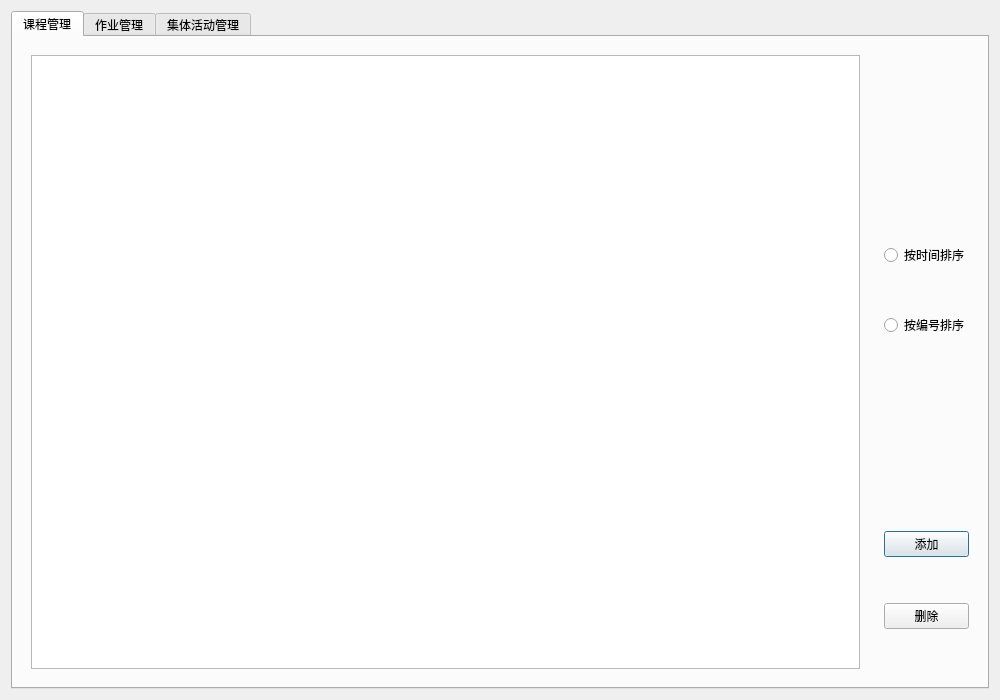
<?xml version="1.0" encoding="UTF-8"?>
<ui version="4.0">
 <class>managerchange</class>
 <widget class="QDialog" name="managerchange">
  <property name="geometry">
   <rect>
    <x>0</x>
    <y>0</y>
    <width>1000</width>
    <height>700</height>
   </rect>
  </property>
  <property name="minimumSize">
   <size>
    <width>0</width>
    <height>0</height>
   </size>
  </property>
  <property name="maximumSize">
   <size>
    <width>2000</width>
    <height>2000</height>
   </size>
  </property>
  <property name="windowTitle">
   <string> 主页</string>
  </property>
  <layout class="QVBoxLayout" name="verticalLayout_5">
   <item>
    <widget class="QTabWidget" name="tabWidget">
     <property name="currentIndex">
      <number>0</number>
     </property>
     <widget class="QWidget" name="tab">
      <attribute name="title">
       <string>课程管理</string>
      </attribute>
      <layout class="QHBoxLayout" name="horizontalLayout_2">
       <item>
        <widget class="QWidget" name="widget" native="true">
         <layout class="QHBoxLayout" name="horizontalLayout">
          <item>
           <widget class="QTableWidget" name="course_tableWidget"/>
          </item>
         </layout>
        </widget>
       </item>
       <item>
        <widget class="QWidget" name="widget_2" native="true">
         <layout class="QVBoxLayout" name="verticalLayout_2">
          <item>
           <spacer name="verticalSpacer">
            <property name="orientation">
             <enum>Qt::Vertical</enum>
            </property>
            <property name="sizeHint" stdset="0">
             <size>
              <width>20</width>
              <height>40</height>
             </size>
            </property>
           </spacer>
          </item>
          <item>
           <widget class="QRadioButton" name="thetime">
            <property name="text">
             <string>按时间排序</string>
            </property>
           </widget>
          </item>
          <item>
           <spacer name="verticalSpacer_5">
            <property name="orientation">
             <enum>Qt::Vertical</enum>
            </property>
            <property name="sizeType">
             <enum>QSizePolicy::Fixed</enum>
            </property>
            <property name="sizeHint" stdset="0">
             <size>
              <width>20</width>
              <height>40</height>
             </size>
            </property>
           </spacer>
          </item>
          <item>
           <widget class="QRadioButton" name="thenum">
            <property name="text">
             <string>按编号排序</string>
            </property>
           </widget>
          </item>
          <item>
           <spacer name="verticalSpacer_4">
            <property name="orientation">
             <enum>Qt::Vertical</enum>
            </property>
            <property name="sizeHint" stdset="0">
             <size>
              <width>20</width>
              <height>40</height>
             </size>
            </property>
           </spacer>
          </item>
          <item>
           <widget class="QPushButton" name="plus">
            <property name="text">
             <string>添加</string>
            </property>
           </widget>
          </item>
          <item>
           <spacer name="verticalSpacer_3">
            <property name="orientation">
             <enum>Qt::Vertical</enum>
            </property>
            <property name="sizeType">
             <enum>QSizePolicy::Fixed</enum>
            </property>
            <property name="sizeHint" stdset="0">
             <size>
              <width>20</width>
              <height>40</height>
             </size>
            </property>
           </spacer>
          </item>
          <item>
           <widget class="QPushButton" name="delete_2">
            <property name="text">
             <string>删除</string>
            </property>
           </widget>
          </item>
          <item>
           <spacer name="verticalSpacer_2">
            <property name="orientation">
             <enum>Qt::Vertical</enum>
            </property>
            <property name="sizeType">
             <enum>QSizePolicy::Fixed</enum>
            </property>
            <property name="sizeHint" stdset="0">
             <size>
              <width>20</width>
              <height>40</height>
             </size>
            </property>
           </spacer>
          </item>
         </layout>
        </widget>
       </item>
      </layout>
     </widget>
     <widget class="QWidget" name="tab_2">
      <attribute name="title">
       <string>作业管理</string>
      </attribute>
      <layout class="QHBoxLayout" name="horizontalLayout_4">
       <item>
        <widget class="QWidget" name="widget_3" native="true">
         <layout class="QHBoxLayout" name="horizontalLayout_3">
          <item>
           <widget class="QTableWidget" name="homeWidget"/>
          </item>
          <item>
           <widget class="QWidget" name="widget_4" native="true">
            <layout class="QVBoxLayout" name="verticalLayout">
             <item>
              <spacer name="verticalSpacer_6">
               <property name="orientation">
                <enum>Qt::Vertical</enum>
               </property>
               <property name="sizeType">
                <enum>QSizePolicy::Fixed</enum>
               </property>
               <property name="sizeHint" stdset="0">
                <size>
                 <width>20</width>
                 <height>20</height>
                </size>
               </property>
              </spacer>
             </item>
             <item>
              <widget class="QPushButton" name="sortButton">
               <property name="text">
                <string>按课程编号排序</string>
               </property>
              </widget>
             </item>
             <item>
              <spacer name="verticalSpacer_8">
               <property name="orientation">
                <enum>Qt::Vertical</enum>
               </property>
               <property name="sizeHint" stdset="0">
                <size>
                 <width>20</width>
                 <height>40</height>
                </size>
               </property>
              </spacer>
             </item>
             <item>
              <widget class="QPushButton" name="plushome">
               <property name="text">
                <string>添加</string>
               </property>
              </widget>
             </item>
             <item>
              <spacer name="verticalSpacer_9">
               <property name="orientation">
                <enum>Qt::Vertical</enum>
               </property>
               <property name="sizeType">
                <enum>QSizePolicy::Fixed</enum>
               </property>
               <property name="sizeHint" stdset="0">
                <size>
                 <width>20</width>
                 <height>40</height>
                </size>
               </property>
              </spacer>
             </item>
             <item>
              <widget class="QPushButton" name="deletehome">
               <property name="text">
                <string>删除</string>
               </property>
              </widget>
             </item>
             <item>
              <spacer name="verticalSpacer_7">
               <property name="orientation">
                <enum>Qt::Vertical</enum>
               </property>
               <property name="sizeType">
                <enum>QSizePolicy::Fixed</enum>
               </property>
               <property name="sizeHint" stdset="0">
                <size>
                 <width>20</width>
                 <height>40</height>
                </size>
               </property>
              </spacer>
             </item>
            </layout>
           </widget>
          </item>
         </layout>
        </widget>
       </item>
      </layout>
     </widget>
     <widget class="QWidget" name="tab_3">
      <attribute name="title">
       <string>集体活动管理</string>
      </attribute>
      <layout class="QHBoxLayout" name="horizontalLayout_6">
       <item>
        <widget class="QWidget" name="widget_5" native="true">
         <layout class="QVBoxLayout" name="verticalLayout_3">
          <item>
           <widget class="QTableWidget" name="groupWidget"/>
          </item>
         </layout>
        </widget>
       </item>
       <item>
        <widget class="QWidget" name="widget_6" native="true">
         <layout class="QVBoxLayout" name="verticalLayout_4">
          <item>
           <spacer name="verticalSpacer_10">
            <property name="orientation">
             <enum>Qt::Vertical</enum>
            </property>
            <property name="sizeHint" stdset="0">
             <size>
              <width>20</width>
              <height>40</height>
             </size>
            </property>
           </spacer>
          </item>
          <item>
           <widget class="QPushButton" name="deleteact">
            <property name="text">
             <string>删除</string>
            </property>
           </widget>
          </item>
          <item>
           <spacer name="verticalSpacer_12">
            <property name="orientation">
             <enum>Qt::Vertical</enum>
            </property>
            <property name="sizeType">
             <enum>QSizePolicy::Fixed</enum>
            </property>
            <property name="sizeHint" stdset="0">
             <size>
              <width>20</width>
              <height>40</height>
             </size>
            </property>
           </spacer>
          </item>
          <item>
           <widget class="QPushButton" name="plusact">
            <property name="text">
             <string>添加</string>
            </property>
           </widget>
          </item>
          <item>
           <spacer name="verticalSpacer_11">
            <property name="orientation">
             <enum>Qt::Vertical</enum>
            </property>
            <property name="sizeType">
             <enum>QSizePolicy::Fixed</enum>
            </property>
            <property name="sizeHint" stdset="0">
             <size>
              <width>20</width>
              <height>40</height>
             </size>
            </property>
           </spacer>
          </item>
         </layout>
        </widget>
       </item>
      </layout>
     </widget>
    </widget>
   </item>
  </layout>
 </widget>
 <resources/>
 <connections/>
</ui>
